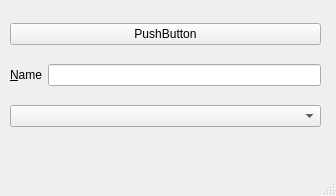
<?xml version="1.0" encoding="UTF-8"?>
<ui version="4.0">
 <class>CommonWidgets</class>
 <widget class="QMainWindow" name="CommonWidgets">
  <property name="geometry">
   <rect>
    <x>0</x>
    <y>0</y>
    <width>336</width>
    <height>196</height>
   </rect>
  </property>
  <property name="windowTitle">
   <string>Common Widgets</string>
  </property>
  <widget class="QWidget" name="centralwidget">
   <widget class="QWidget" name="verticalLayoutWidget">
    <property name="geometry">
     <rect>
      <x>10</x>
      <y>10</y>
      <width>311</width>
      <height>131</height>
     </rect>
    </property>
    <layout class="QVBoxLayout" name="verticalLayout">
     <item>
      <widget class="QPushButton" name="btPushMe">
       <property name="text">
        <string>PushButton</string>
       </property>
      </widget>
     </item>
     <item>
      <layout class="QHBoxLayout" name="horizontalLayout">
       <item>
        <widget class="QLabel" name="labName">
         <property name="text">
          <string>&amp;Name</string>
         </property>
         <property name="buddy">
          <cstring>lineEdit</cstring>
         </property>
        </widget>
       </item>
       <item>
        <widget class="QLineEdit" name="lineEdit"/>
       </item>
      </layout>
     </item>
     <item>
      <widget class="QComboBox" name="cbFruits"/>
     </item>
    </layout>
   </widget>
  </widget>
  <widget class="QMenuBar" name="menubar">
   <property name="geometry">
    <rect>
     <x>0</x>
     <y>0</y>
     <width>336</width>
     <height>25</height>
    </rect>
   </property>
  </widget>
  <widget class="QStatusBar" name="statusbar"/>
 </widget>
 <resources/>
 <connections/>
</ui>
